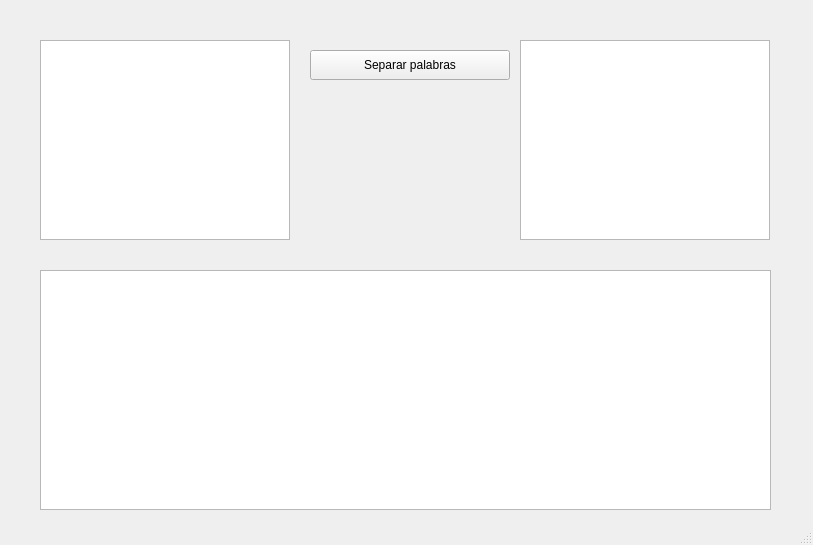
<?xml version="1.0" encoding="UTF-8"?>
<ui version="4.0">
 <class>MainWindow</class>
 <widget class="QMainWindow" name="MainWindow">
  <property name="geometry">
   <rect>
    <x>0</x>
    <y>0</y>
    <width>813</width>
    <height>545</height>
   </rect>
  </property>
  <property name="windowTitle">
   <string>Separador de palabras</string>
  </property>
  <property name="windowIcon">
   <iconset>
    <normaloff>D:/Pictures/Saved Pictures/HS (2).png</normaloff>D:/Pictures/Saved Pictures/HS (2).png</iconset>
  </property>
  <widget class="QWidget" name="centralwidget">
   <widget class="QPushButton" name="pushButton">
    <property name="geometry">
     <rect>
      <x>310</x>
      <y>50</y>
      <width>200</width>
      <height>30</height>
     </rect>
    </property>
    <property name="text">
     <string>Separar palabras</string>
    </property>
   </widget>
   <widget class="QTableWidget" name="tableWidget">
    <property name="geometry">
     <rect>
      <x>40</x>
      <y>270</y>
      <width>731</width>
      <height>240</height>
     </rect>
    </property>
   </widget>
   <widget class="QTextEdit" name="textEdit">
    <property name="geometry">
     <rect>
      <x>40</x>
      <y>40</y>
      <width>250</width>
      <height>200</height>
     </rect>
    </property>
   </widget>
   <widget class="QTextEdit" name="textEdit_2">
    <property name="geometry">
     <rect>
      <x>520</x>
      <y>40</y>
      <width>250</width>
      <height>200</height>
     </rect>
    </property>
   </widget>
  </widget>
  <widget class="QMenuBar" name="menubar">
   <property name="geometry">
    <rect>
     <x>0</x>
     <y>0</y>
     <width>813</width>
     <height>22</height>
    </rect>
   </property>
  </widget>
  <widget class="QStatusBar" name="statusbar"/>
 </widget>
 <resources/>
 <connections/>
</ui>
